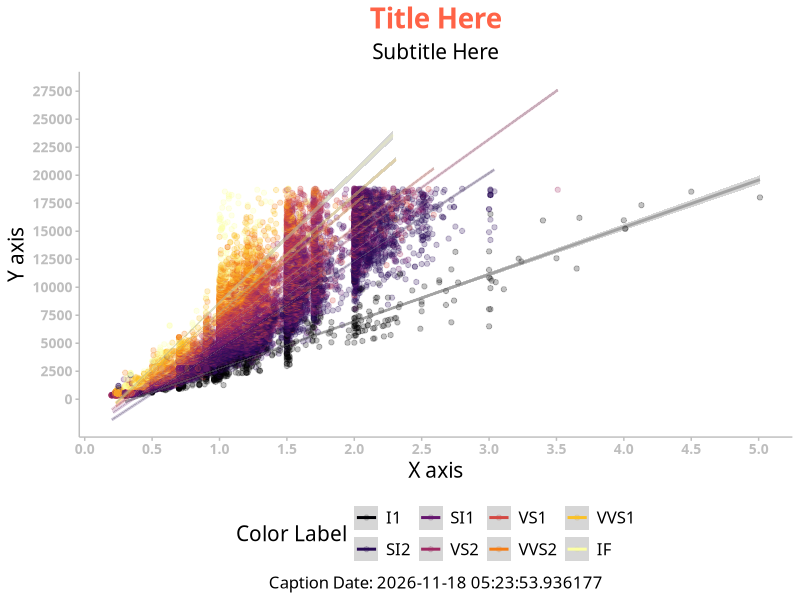

Recreate this plot in R.
## ---- chunk 1
knitr::opts_chunk$set(echo       = TRUE,
                      message    = FALSE,
                      warning    = FALSE,
                      out.width  = 800,
                      out.height = 600,
                      fig.align  = "center",
                      dev        = "ragg_png")
## ---- chunk 2
library(tidyverse)

ggplot(diamonds, aes(carat, price, col = clarity)) + geom_point() + geom_smooth(method = "lm") +
  scale_x_continuous(breaks = seq(0, 5, 0.5)) + 
  scale_y_continuous(breaks = seq(0, 30000, 2500)) +
  scale_colour_viridis_d(alpha = 0.24, option = "inferno")+ 
  # ラベル関係
  labs(
    title = "Title Here",
    subtitle = "Subtitle Here",
    caption = stringr::str_glue("Caption Date: {Sys.time()}"),
    x = "X axis",
    y = "Y axis",
    col = "Color Label"
       ) + 
  # テーマ全体の設定
  # theme()を使用する場合、先に利用しないとアップデートしてしまう
  theme_minimal() +
  # テーマの設定
  theme(
    plot.title = element_text(
      size = 20, 
      face = "bold", 
      color = "tomato", 
      hjust = 0.5),
    plot.subtitle = element_text(hjust = 0.5),
    plot.caption = element_text(hjust = 0.5),
    # 軸の設定 axis.text.xはx軸のみ変更できる
    axis.text =  element_text(
      size = 10,
      face = "bold", 
      color = "gray"),
    axis.line = element_line(color = "gray"),
    axis.ticks = element_line(color = "gray"),
    # グラフ内の線を消す
    panel.grid.major = element_blank(), 
    panel.grid.minor = element_blank(),
    legend.position = "bottom",
    # 一括の設定
    text = element_text(family = "Fira code", size = 15)
  ) 
